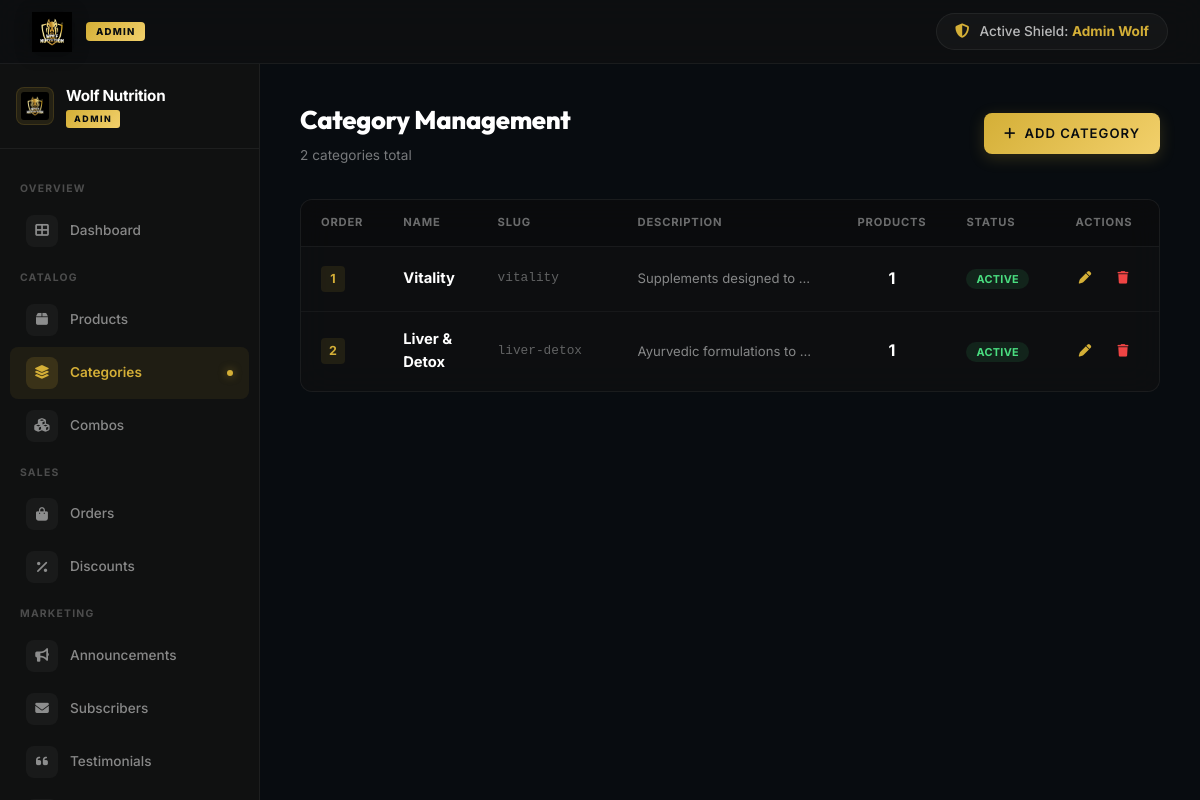
Screenshot of /admin/categories.php (signed in) with the database file from the repository.
### tables this page shows
CREATE TABLE IF NOT EXISTS `categories` (
  `id` INT AUTO_INCREMENT PRIMARY KEY,
  `name` VARCHAR(100) NOT NULL,
  `slug` VARCHAR(100) NOT NULL UNIQUE,
  `description` TEXT NULL,
  `is_active` TINYINT(1) DEFAULT 1,
  `display_order` INT DEFAULT 0
);

### admin/categories.php (the view, shortened to what this page needs)
<?php
require_once __DIR__ . '/includes/header.php';
require_once __DIR__ . '/includes/sidebar.php';
$stmt = $pdo->prepare("
    SELECT c.*, COUNT(p.id) as product_count
    FROM categories c
    LEFT JOIN products p ON c.id = p.category_id
    GROUP BY c.id
    ORDER BY c.display_order ASC
");
$stmt->execute();
$categories = $stmt->fetchAll();
?>
    <div class="cat-page-header" style="display:flex; justify-content:space-between; align-items:center; margin-bottom:32px;">
        <div>
            <h2 style="font-size:1.6rem; font-weight:800; color:#fff; margin:0 0 4px 0; letter-spacing:-0.3px;">Category Management</h2>
            <p style="font-size:0.85rem; color:rgba(255,255,255,0.45); margin:0;"><?php echo count($categories); ?> categor<?php echo count($categories) !== 1 ? 'ies' : 'y'; ?> total</p>
        </div>
        <a href="category_add.php" class="btn-gold" style="padding:10px 20px; font-size:0.82rem; text-decoration:none; display:inline-flex; align-items:center; gap:8px; font-weight:600;">
            <i class="fas fa-plus"></i> Add Category
        </a>
    </div>
    <div class="cat-table-wrapper">
        <?php if (empty($categories)): ?>
            <div style="text-align:center; padding:48px 20px;">
                <i class="fas fa-folder-open" style="font-size:2rem; color:rgba(255,255,255,0.15); margin-bottom:12px; display:block;"></i>
                <p style="color:rgba(255,255,255,0.4); font-size:0.9rem; margin:0 0 16px 0;">No categories created yet.</p>
                <a href="category_add.php" class="btn-gold" style="padding:10px 24px; font-size:0.82rem; text-decoration:none; display:inline-flex; align-items:center; gap:8px;">
                    <i class="fas fa-plus"></i> Create First Category
                </a>
            </div>
        <?php else: ?>
            <table class="cat-table">
                <thead>
                    <tr>
                        <th style="width:70px;">Order</th>
                        <th>Name</th>
                        <th style="width:140px;">Slug</th>
                        <th>Description</th>
                        <th style="width:90px; text-align:center;">Products</th>
                        <th style="width:90px;">Status</th>
                        <th style="width:100px; text-align:center;">Actions</th>
                    </tr>
                </thead>
                <tbody>
                    <?php foreach ($categories as $cat): ?>
                        <tr>
                            <td data-label="Order">
                                <span style="background:rgba(212,175,55,0.1); color:#D4AF37; font-size:0.78rem; font-weight:700; padding:3px 8px; border-radius:4px; min-width:24px; display:inline-block; text-align:center;"><?php echo $cat['display_order']; ?></span>
                            </td>
                            <td data-label="Category" class="td-name">
                                <a href="category_edit.php?id=<?php echo $cat['id']; ?>" style="color:#fff; text-decoration:none; font-weight:700; font-size:0.92rem; transition:color 0.2s;" onmouseover="this.style.color='#D4AF37'" onmouseout="this.style.color='#fff'">
                                    <?php echo htmlspecialchars($cat['name']); ?>
                                </a>
                            </td>
                            <td data-label="Slug" style="font-size:0.8rem; color:rgba(255,255,255,0.35); font-family:monospace;"><?php echo htmlspecialchars($cat['slug']); ?></td>
                            <td data-label="Description" style="font-size:0.82rem; color:rgba(255,255,255,0.5); max-width:220px; overflow:hidden; text-overflow:ellipsis; white-space:nowrap;">
                                <?php echo htmlspecialchars($cat['description'] ?: '—'); ?>
                            </td>
                            <td data-label="Products" style="text-align:center;">
                                <span style="font-weight:700; font-size:1rem; color:#fff;"><?php echo $cat['product_count']; ?></span>
                            </td>
                            <td data-label="Status">
                                <span class="<?php echo $cat['is_active'] ? 'badge-active' : 'badge-inactive'; ?>">
                                    <?php echo $cat['is_active'] ? 'Active' : 'Inactive'; ?>
                                </span>
                            </td>
                            <td data-label="" class="td-actions">
                                <div style="display:flex; gap:6px; justify-content:center;">
                                    <a href="category_edit.php?id=<?php echo $cat['id']; ?>" class="action-btn" style="color:#D4AF37; text-decoration:none;" title="Edit">
                                        <i class="fas fa-pen" style="font-size:0.78rem;"></i>
                                    </a>
                                    <a href="categories.php?delete_id=<?php echo $cat['id']; ?>" class="action-btn" style="color:#ef4444; text-decoration:none;" onclick="return confirm('Delete this category?')" title="Delete">
                                        <i class="fas fa-trash" style="font-size:0.78rem;"></i>
                                    </a>
                                </div>
                            </td>
                        </tr>
                    <?php endforeach; ?>
                </tbody>
            </table>
        <?php endif; ?>
    </div>
<?php
require_once __DIR__ . '/includes/footer.php';
?>

### assets/css/style.css (style rules this page uses)
:root { --bg-primary: #080C10; --bg-secondary: #121212; --bg-card: #121212; --bg-card-hover: #121212; --gold-primary: #D4AF37; --gold-light: #FFD700; --gold-dark: #D4AF37; --gold-muted: #D4AF37; --gold-gradient: linear-gradient(135deg, #FFD700 0%, #D4AF37 100%); --gold-glow: 0 0 15px rgba(212, 175, 55, 0.25); --gold-glow-hover: 0 0 25px rgba(212, 175, 55, 0.5); --text-primary: #FFFFFF; --text-secondary: rgba(255, 255, 255, 0.8); --text-muted: rgba(255, 255, 255, 0.5); --border-color: rgba(212, 175, 55, 0.15); --border-active: rgba(212, 175, 55, 0.5); --danger-color: #FFFFFF; --success-color: #D4AF37; --font-heading: 'Outfit', sans-serif; --font-body: 'Inter', sans-serif; --transition-fast: 0.2s ease; --transition-normal: 0.3s cubic-bezier(0.25, 0.8, 0.25, 1); }
* { box-sizing: border-box; margin: 0; padding: 0; }
body { background-color: var(--bg-primary); color: var(--text-secondary); font-family: var(--font-body); line-height: 1.6; overflow-x: hidden; }
h1, h2, h3, h4, h5, h6 { color: var(--text-primary); font-family: var(--font-heading); font-weight: 600; letter-spacing: 0.5px; }
a { color: inherit; text-decoration: none; transition: var(--transition-fast); }
.btn-gold { background: var(--gold-gradient); color: #080C10; border: none; padding: 12px 25px; font-family: var(--font-heading); font-weight: 700; text-transform: uppercase; letter-spacing: 1px; border-radius: 4px; cursor: pointer; display: inline-flex; align-items: center; justify-content: center; gap: 10px; position: relative; overflow: hidden; transition: var(--transition-normal); box-shadow: var(--gold-glow); }
.btn-gold::before { content: ''; position: absolute; top: 0; left: -100%; width: 50%; height: 100%; background: linear-gradient(90deg, transparent, rgba(255, 255, 255, 0.4), transparent); transform: skewX(-25deg); transition: 0.75s; }

### admin/includes/header.php (style rules this page uses)
*, *::before, *::after { box-sizing: border-box; margin: 0; padding: 0; }
body { display: flex; flex-direction: column; height: 100vh; overflow: hidden; background: #080C10; font-family: 'Inter', system-ui, -apple-system, sans-serif; color: #ffffff; -webkit-font-smoothing: antialiased; -moz-osx-font-smoothing: grayscale; margin: 0; padding: 0; }
.btn-gold { display: inline-flex; align-items: center; gap: 8px; padding: 10px 24px; background: linear-gradient(135deg, #D4AF37 0%, #F2D06B 100%); color: #080C10; font-size: 0.85rem; font-weight: 700; border: none; border-radius: 8px; cursor: pointer; transition: all 0.2s ease; text-decoration: none; font-family: 'Inter', system-ui, sans-serif; box-shadow: 0 4px 16px rgba(212, 175, 55, 0.2); }

### admin/categories.php (style rules this page uses)
.cat-table-wrapper { background: rgba(18,18,18,0.6); backdrop-filter: blur(16px); -webkit-backdrop-filter: blur(16px); border: 1px solid rgba(255,255,255,0.06); border-radius: 12px; overflow: hidden; }
.cat-table { width: 100%; border-collapse: collapse; }
.cat-table thead th { text-align: left; font-size: 0.7rem; text-transform: uppercase; letter-spacing: 0.8px; font-weight: 700; color: rgba(255,255,255,0.4); padding: 14px 20px; background: rgba(0,0,0,0.2); border-bottom: 1px solid rgba(255,255,255,0.05); }
.cat-table tbody td { padding: 16px 20px; font-size: 0.88rem; color: rgba(255,255,255,0.7); border-bottom: 1px solid rgba(255,255,255,0.04); vertical-align: middle; }
.cat-table tbody tr:last-child td { border-bottom: none; }
.badge-active { background: rgba(74,222,128,0.1); color: #4ade80; font-size: 0.68rem; font-weight: 700; padding: 3px 10px; border-radius: 20px; text-transform: uppercase; letter-spacing: 0.3px; }
.action-btn { display: inline-flex; align-items: center; justify-content: center; width: 32px; height: 32px; border-radius: 8px; transition: all 0.2s; }

### rows the page displays
categories: display_order "1", name "Vitality", slug "vitality", description "Supplements designed to…", product_count "1", is_active "ACTIVE"
categories: display_order "2", name "Liver & Detox", slug "liver-detox", description "Ayurvedic formulations to…", product_count "1", is_active "ACTIVE"

### other values shown
$admin_name "Admin Wolf"
$group['label'] "OVERVIEW"
$item['label'] "Dashboard"
$group['label'] "CATALOG"
$item['label'] "Products"
$item['label'] "Categories"
$item['label'] "Combos"
$group['label'] "SALES"
$item['label'] "Orders"
$item['label'] "Discounts"
$group['label'] "MARKETING"
$item['label'] "Announcements"
$item['label'] "Subscribers"
$item['label'] "Testimonials"
count($categories) "2"
